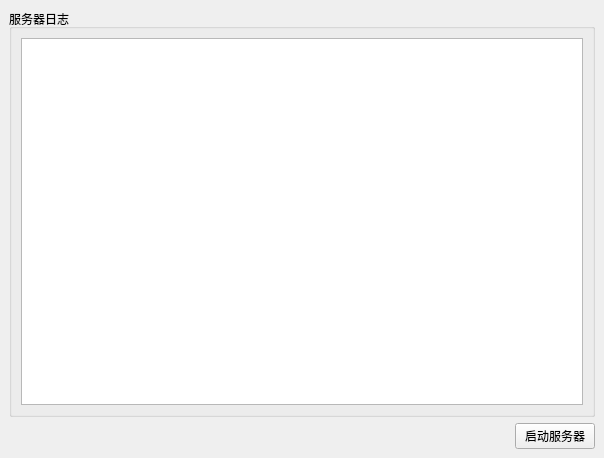
<?xml version="1.0" encoding="UTF-8"?>
<ui version="4.0">
 <class>MainWindow</class>
 <widget class="QMainWindow" name="MainWindow">
  <property name="geometry">
   <rect>
    <x>0</x>
    <y>0</y>
    <width>604</width>
    <height>458</height>
   </rect>
  </property>
  <property name="windowTitle">
   <string>服务器</string>
  </property>
  <widget class="QWidget" name="centralwidget">
   <layout class="QVBoxLayout" name="verticalLayout_2">
    <item>
     <widget class="QGroupBox" name="groupBox">
      <property name="title">
       <string>服务器日志</string>
      </property>
      <layout class="QVBoxLayout" name="verticalLayout">
       <item>
        <widget class="QPlainTextEdit" name="logEditor"/>
       </item>
      </layout>
     </widget>
    </item>
    <item>
     <layout class="QHBoxLayout" name="horizontalLayout">
      <item>
       <spacer name="horizontalSpacer">
        <property name="orientation">
         <enum>Qt::Orientation::Horizontal</enum>
        </property>
        <property name="sizeHint" stdset="0">
         <size>
          <width>40</width>
          <height>20</height>
         </size>
        </property>
       </spacer>
      </item>
      <item>
       <widget class="QPushButton" name="startStopButton">
        <property name="text">
         <string>启动服务器</string>
        </property>
       </widget>
      </item>
     </layout>
    </item>
   </layout>
  </widget>
 </widget>
 <resources/>
 <connections/>
</ui>
